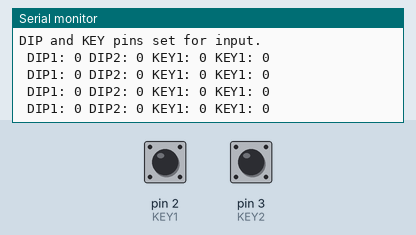
This sketch was run on a simulated Arduino Uno, built with avr-gcc and run on an emulated ATmega328P. Shown: the last lines printed to the serial monitor. The test bench sets the inputs (shaded band); at power-on: pin 2 (KEY1) LOW, pin 3 (KEY2) LOW.

Above: at 1.8 s.
1.9 s: pin 2 (KEY1) pulled HIGH for 0.6 s
At 2.4 s:
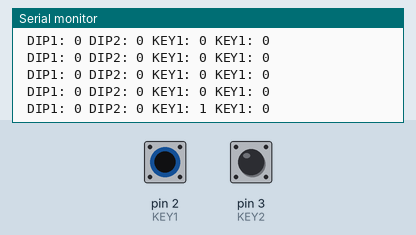
4.0 s: pin 3 (KEY2) pulled HIGH for 0.6 s
At 4.4 s:
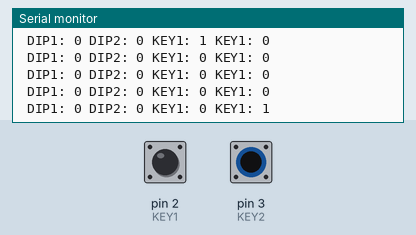

The sketch:

s2r2-dipkey-test.ino
```cpp
/* ------------------------------------------------- */
/* Suntracker2R2 DIP and Pushbutton Test Sketch      */
/* ------------------------------------------------- */
#include "Arduino.h"   // default library

#define DIP1 0         // dip switch 1 <-> IO-pin 0
#define DIP2 1         // dip switch 2 <-> IO-pin 1
#define KEY1 2         // pushbutton 1 <-> IO-pin 2
#define KEY2 3         // pushbutton 2 <-> IO-pin 3

uint8_t dippos1 = 1;   // dip switch 1 position
uint8_t dippos2 = 1;   // dip switch 2 position
uint8_t push1 = 1;     // pushbutton 1 position
uint8_t push2 = 1;     // pushbutton 2 position

void setup() {
   Serial.begin(115200);
    while (!Serial);   // wait for serial port to connect.
   Serial.println("Serial OK");

   /* ------------------------------------------------- */
   /* Set dip switch and push button IO pins for input  */
   /* ------------------------------------------------- */
   pinMode(DIP1, INPUT);
   pinMode(DIP2, INPUT);
   pinMode(KEY1, INPUT);
   pinMode(KEY2, INPUT);

   pinMode(push1, INPUT);
   pinMode(push2, INPUT);
   Serial.println("DIP and KEY pins set for input.");
}

void loop() {
   /* ------------------------------------------------- */
   /* Get and display dip switch and pushbutton status  */
   /* ------------------------------------------------- */
   Serial.print(" DIP1: "); dippos1 = digitalRead(DIP1); Serial.print(dippos1);
   Serial.print(" DIP2: "); dippos2 = digitalRead(DIP2); Serial.print(dippos2);
   Serial.print(" KEY1: ");   push1 = digitalRead(KEY1); Serial.print(push1);
   Serial.print(" KEY1: ");   push2 = digitalRead(KEY2); Serial.print(push2);
   Serial.println();
   delay(500);
}
```

Measured:
- after the input at 1.9 s, the serial monitor: prints a new line after 0.10 s (image 1)
- after the input at 4.0 s, the serial monitor: prints a new line at once (image 2)
